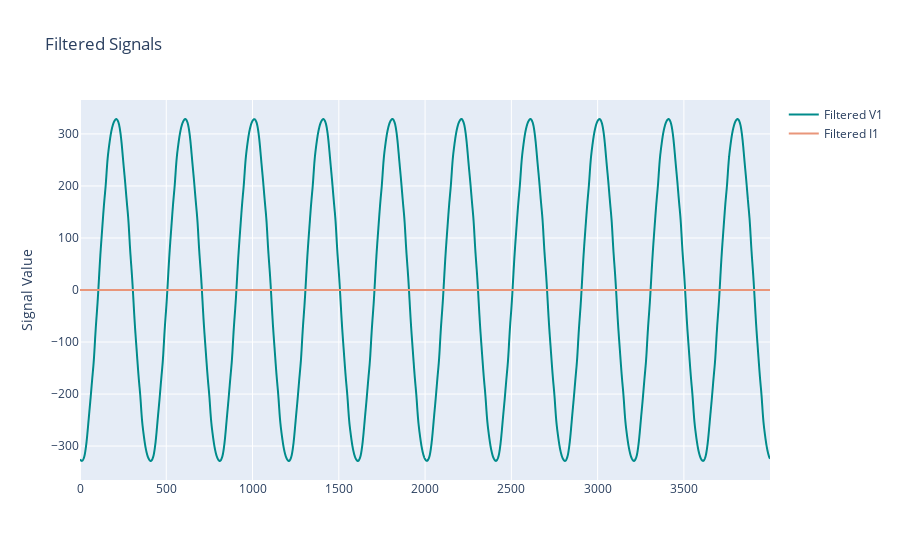

Source (notebook cell):
### Code cell
fig = go.Figure()

fig.add_trace(go.Scatter(
            y = V1_filt,
            line =  dict(shape =  'spline', color = 'darkcyan'),
            name = 'Filtered V1',
            ))

fig.add_trace(go.Scatter(
            y = I1_filt,
            line =  dict(shape =  'spline', color = 'darksalmon'),
            name = 'Filtered I1',
            ))

fig.update_layout(
    title='Filtered Signals',
    # xaxis_title='',
    yaxis_title='Signal Value',
)

fig.show()

### Figure 1 — Plotly figure (JSON) as saved in the notebook; plotly's stock layout.template omitted (floating-point values rounded to 4 significant figures; data arrays with more than 128 entries replaced by an {"elided": "..."} marker saying what was removed)
{"data": [{"line": {"color": "darkcyan", "shape": "spline"}, "name": "Filtered V1", "type": "scatter", "y": {"elided": "4000 float values"}}, {"line": {"color": "darksalmon", "shape": "spline"}, "name": "Filtered I1", "type": "scatter", "y": {"elided": "4000 float values"}}], "layout": {"title": {"text": "Filtered Signals"}, "yaxis": {"title": {"text": "Signal Value"}}}}
